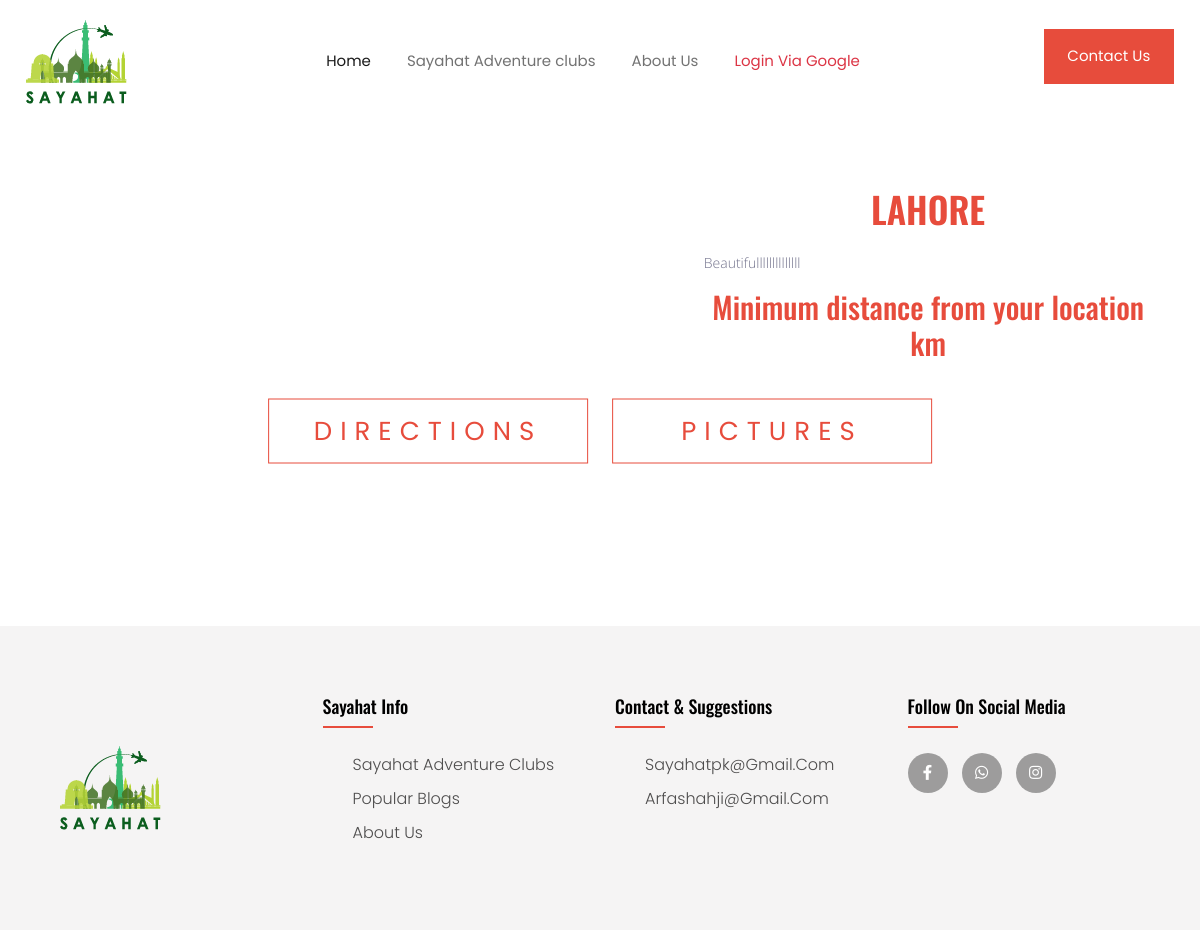
/42/, run on the app's committed database.
### locapp/models.py (models this page shows)
class DestinationCityDetails(models.Model):
    destination_name = models.CharField(max_length=50)
    destinationImage = models.ImageField(upload_to='destinationImages', blank = True, null = True)
    destination_desc = models.TextField()
    city_rating = models.PositiveIntegerField()
    admin_approved=models.BooleanField(default=False,blank=True,null=True)
    def __str__(self):
        return self.destination_name

### locapp/views.py (the view)
# urls.py: path('<int:pk>/', views.dest_view2, name="show_dest"),
def dest_view2(request,pk):
    obj=DestinationCityDetails.objects.filter(id=pk)
    details=location_module(obj[0])
    distance=details[0]
    mapobj=details[1]
    dest_meta_details=details[2]
    tourist_lat = details[3]
    tourist_lon = details[4]
    context={'dest_details':obj,'distance':distance,'map':mapobj,'dest_meta_details':dest_meta_details
             ,'tourist_lat':tourist_lat,'tourist_lon':tourist_lon,'dest_lat':details[6],'dest_lon':details[7]}
    return render(request,'locapp/locationdetails.html',context)

### locapp/utils.py (called while the page is built)
def get_center_coordinates(latA, longA, latB=None, longB=None):
    cord = (latA, longA)
    if latB:
        cord = [(latA+latB)/2, (longA+longB)/2]
    return cord

def get_zoom(distance):
    if distance <=20:
        return 12
    elif distance<=50:
        return 10
    elif distance <= 100:
        return 9
    elif distance > 100 and distance <= 1500:
        return 5
    elif distance > 1501 and distance <= 3000:
        return 4
    else:
        return 2

### locapp/templates/locapp/locationdetails.html (shortened to what this page needs)
{% extends 'locapp/base.html' %}
{% block body %}
{% load static %}
{% for detail in dest_details %}
<div class="container mb-2">
  <div class="row px-2">
    <div class="col-md-7">
    </div>
    <div class="col-md-5 px-0">
    <section class="pt-2">
      <h1 class="text-center heading-orange">{{detail.destination_name}}</h1>
      <p class="py-3">{{detail.destination_desc}}</p>
      <h2 class="text-center heading-orange">Minimum distance from your location {{distance |floatformat:2}} km</h2>
    </section>
    </div>
  </div>
</div>
<div class="container mt-5" style="width:90%">
  <div class="text-box" style="margin-top: 62px;">
  <div class="row">
    <div class="col-md-12">
  <a href="https://www.google.com/maps/dir/{{tourist_lat}},{{tourist_lon}}/{{dest_lat}},{{dest_lon}}/" style="width: 320px;margin-right: 20px;" class="hero-btn red-btn">DIRECTIONS</a>
<a href="https://www.gettyimages.com/photos/{{detail.destination_name}}" style="width: 320px;" class="hero-btn red-btn">PICTURES</a>
</div>
</div>
</div>
</div>
{%endfor%}
{% endblock body %}

### locapp/static/styles/main_styles.css (style rules this page uses)
* { margin: 0; padding: 0; -webkit-font-smoothing: antialiased; -webkit-text-shadow: rgba(0,0,0,.01) 0 0 1px; text-shadow: rgba(0,0,0,.01) 0 0 1px; }
body { font-family: 'Open Sans', sans-serif; font-size: 14px; font-weight: 400; background: #FFFFFF; color: #a5a5a5; }
div { display: block; position: relative; -webkit-box-sizing: border-box; -moz-box-sizing: border-box; box-sizing: border-box; }
p { font-family: 'Open Sans', sans-serif; font-size: 14px; line-height: 1.9285; font-weight: 400; color: #72728c; -webkit-font-smoothing: antialiased; -webkit-text-shadow: rgba(0,0,0,.01) 0 0 1px; text-shadow: rgba(0,0,0,.01) 0 0 1px; }
p:last-of-type { margin-bottom: 0; }
a, a:hover, a:visited, a:active, a:link { text-decoration: none; -webkit-font-smoothing: antialiased; -webkit-text-shadow: rgba(0,0,0,.01) 0 0 1px; text-shadow: rgba(0,0,0,.01) 0 0 1px; }
h1 { font-size: 72px; }
h2 { font-size: 48px; }
h1, h2, h3, h4, h5, h6 { font-family: 'Oswald', sans-serif; font-weight: 400; -webkit-font-smoothing: antialiased; -webkit-text-shadow: rgba(0,0,0,.01) 0 0 1px; text-shadow: rgba(0,0,0,.01) 0 0 1px; }
section { display: block; position: relative; box-sizing: border-box; }

### locapp/static/styles/style.css (style rules this page uses)
:root { --color-primary:#e74c3c; --color-secondary:#0a6245; --font:'Poppins',sans-serif; --font-secondary:'Satisfy',cursive; --color-white:#ffffff; }
html, body { font-family: 'Poppins', sans-serif; font-size: 15px; line-height: 1.5; margin:0; box-sizing:border-box; top: 0; left: 0; }
* { margin:0; padding:0; font-family:"Poppins", sans-serif; }
.heading-orange { color:#e74c3c; }
a { text-decoration:none!important; }
h1 { font-size:36px; font-weight:600; }
p { font-size:14px; font-weight:300; line-height: 22px; padding: 10px; }
.text-box { width:50%; color:#fff; position:relative; top:50%; left:30%; transform:translate(-50%,-50%); }
.text-box a { letter-spacing: 4px; font-size:18px; }
.hero-btn { display:inline-block; text-decoration:none; color:#fff; border: 1px solid #fff; padding: 12px 34px; font-size: 13px; background: transparent; position: relative; cursor:pointer; }

### locapp/static/styles/aboutstyle.css (style rules this page uses)
* { margin:0; padding:0; font-family:"Poppins", sans-serif; }
a { text-decoration:none; }
h1 { font-size:36px; font-weight:600; }
p { font-size:14px; font-weight:300; line-height: 22px; padding: 10px; }
.text-box { width:90%; color:#fff; position:relative; top:50%; left:50%; transform:translate(-50%,-50%); text-align: center; }
.text-box a { letter-spacing: 8px; font-size:26px; }
.hero-btn { display:inline-block; text-decoration:none; color:#fff; border: 1px solid #fff; padding: 12px 34px; font-size: 13px; background: transparent; position: relative; cursor:pointer; }
.red-btn { border: 1px solid #e74c3c; background: transparent; color:#e74c3c; }
.row { margin-top: 5%; display: flex; justify-content:space-between; }

### locapp/static/styles/newstyle.css (style rules this page uses)
body { line-height: 1.5; font-family: 'Poppins', sans-serif; }
* { margin:0; padding:0; box-sizing: border-box; }

### data on the page
DestinationCityDetails: destination_name "LAHORE", destination_desc "Beautifullllllllllllll"
